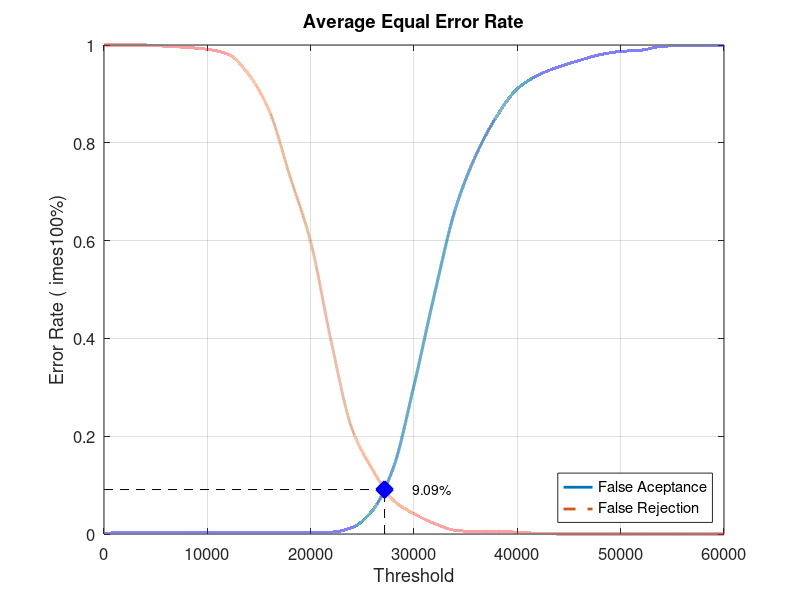
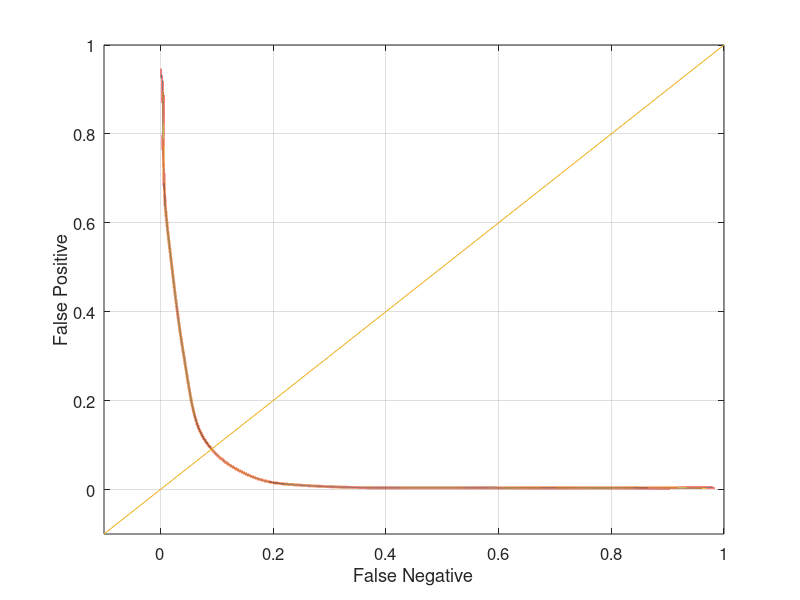

Write the MATLAB code that produced these figures, in order.
close all;
clear;
clc;
x = 0:2000:60000;
xq = 0:0.5:60000;

y0 = [0 0.00394737 0.00394737 0.00394737 0.00394737 0.00394737 0.00394737 0.00394737 0.00394737 0.00394737 0.00394737 0.00394737 0.0131579 0.0486842 0.135526 0.303947 0.492105 0.664474 0.775 0.853947 0.910526 0.938158 0.955263 0.968421 0.980263 0.986842 0.989474 0.997368 0.998684 0.998684 1]
yy0 = interp1(x, y0, xq, 'pchip');
y1 = [1 1 1 0.9975 0.995 0.99125 0.98125 0.94 0.865 0.73125 0.5975 0.3925 0.215 0.13125 0.06875 0.04125 0.02125 0.0075 0.005 0.005 0.00375 0.00125 0 0 0 0 0 0 0 0 0]
yy1 = interp1(x, y1, xq, 'pchip');

% Calculating EER: 
y2 = abs(y0 - y1);
find(y2 == min(y2))
yy2 = abs(yy0 - yy1);
xEER = find(yy2 == min(yy2));
xEERIndex = xq(xEER) % X-axis EER
yEER = yy0(xEER) % Y-axis EER

main = figure
plot(xq, yy0,'-','LineWidth', 2);	hold on
plot(xq, yy1,'--','LineWidth', 2);	hold on
plot([xEERIndex xEERIndex], [0 yEER], 'k--');	hold on
plot([0 xEERIndex], [yEER yEER], 'k--');	hold on
plot(xEERIndex, yEER, 'bx', 'LineWidth', 10);	hold on
text(xEERIndex + 10 * xEERIndex / 100, yEER, [num2str(round((10000 * yEER)) / 100) '%'])
legend('False Aceptance', 'False Rejection', 'Location', 'SouthEast')
xlabel('Threshold')
ylabel('Error Rate (	imes100%)')
title('Average Equal Error Rate')
set(gca, 'FontSize', 12)
axis([0 60000 0 1])
grid on

print(main, 'Experiment4AverageMain', '-dpng');
FNRxFPR = figure('Color', [1 1 1]);
plot(yy1, yy0, '-', yy1, yy0, 'LineWidth', 2);
hold on
y = -0.1:0.1:1
plot(y, y); 
set(gca, 'FontSize', 12)
xlabel('False Negative')
ylabel('False Positive')
axis([-0.1 1 -0.1 1])
set(gca, 'FontSize', 12)
grid on

print(FNRxFPR, 'Experiment4AverageFNRxFPR','-dpng');
